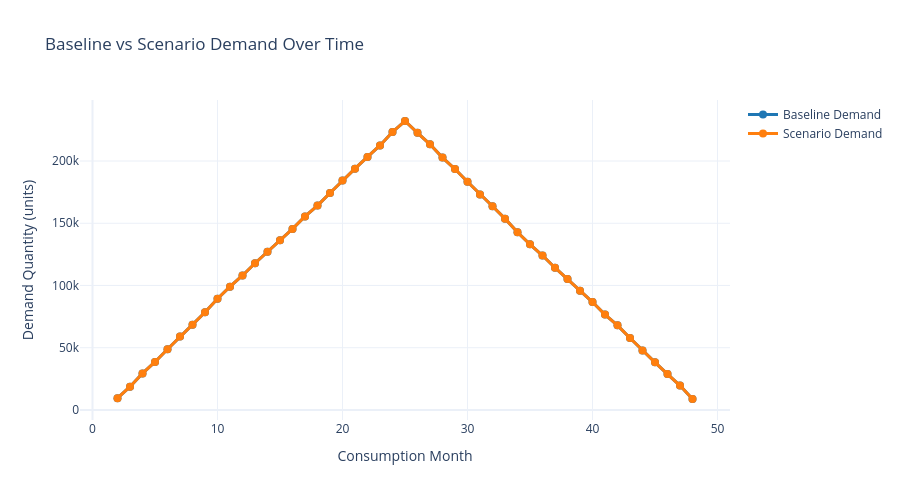

This figure's notebook cell:
### Markdown cell above
## Section 4: Visualization & Interactive Presentation (Task 6)

Now we'll create interactive visualizations showing the baseline vs scenario demand.

### Code cell
# Aggregate demand by month for visualization
monthly_baseline = baseline_demand.groupby('CONSUMPTION_MONTH')['DEMAND_QTY'].sum().reset_index()
monthly_baseline.columns = ['Month', 'Baseline_Demand']

monthly_scenario = scenario_demand.groupby('CONSUMPTION_MONTH')['DEMAND_QTY'].sum().reset_index()
monthly_scenario.columns = ['Month', 'Scenario_Demand']

monthly_comparison = monthly_baseline.merge(monthly_scenario, on='Month')
monthly_comparison['Variance'] = monthly_comparison['Scenario_Demand'] - monthly_comparison['Baseline_Demand']

# Chart 1: Baseline vs Scenario Demand Over Time
fig1 = go.Figure()

fig1.add_trace(go.Scatter(
    x=monthly_comparison['Month'],
    y=monthly_comparison['Baseline_Demand'],
    mode='lines+markers',
    name='Baseline Demand',
    line=dict(color='#1f77b4', width=3),
    marker=dict(size=8)
))

fig1.add_trace(go.Scatter(
    x=monthly_comparison['Month'],
    y=monthly_comparison['Scenario_Demand'],
    mode='lines+markers',
    name='Scenario Demand',
    line=dict(color='#ff7f0e', width=3),
    marker=dict(size=8)
))

fig1.update_layout(
    title='Baseline vs Scenario Demand Over Time',
    xaxis_title='Consumption Month',
    yaxis_title='Demand Quantity (units)',
    hovermode='x unified',
    template='plotly_white',
    height=500
)

fig1.show()

### Figure 1 — Plotly figure (JSON) as saved in the notebook; plotly's stock layout.template omitted (floating-point values rounded to 4 significant figures)
{"data": [{"line": {"color": "#1f77b4", "width": 3}, "marker": {"size": 8}, "mode": "lines+markers", "name": "Baseline Demand", "type": "scatter", "x": [2, 3, 4, 5, 6, 7, 8, 9, 10, 11, 12, 13, 14, 15, 16, 17, 18, 19, 20, 21, 22, 23, 24, 25, 26, 27, 28, 29, 30, 31, 32, 33, 34, 35, 36, 37, 38, 39, 40, 41, 42, 43, 44, 45, 46, 47, 48], "y": [9485, 18719, 29379, 38587, 48829, 59048, 68507, 78443, 89395, 99085, 108065, 117867, 127031, 136294, 145463, 155531, 164193, 174352, 184343, 193887, 203293, 212527, 223350, 232157, 222672, 213438, 202778, 193570, 183328, 173109, 163650, 153714, 142762, 133072, 124092, 114290, 105126, 95863, 86694, 76626, 67964, 57805, 47814, 38270, 28864, 19630, 8807]}, {"line": {"color": "#ff7f0e", "width": 3}, "marker": {"size": 8}, "mode": "lines+markers", "name": "Scenario Demand", "type": "scatter", "x": [2, 3, 4, 5, 6, 7, 8, 9, 10, 11, 12, 13, 14, 15, 16, 17, 18, 19, 20, 21, 22, 23, 24, 25, 26, 27, 28, 29, 30, 31, 32, 33, 34, 35, 36, 37, 38, 39, 40, 41, 42, 43, 44, 45, 46, 47, 48], "y": [9485, 18719, 29379, 38587, 48829, 59048, 68507, 78443, 89395, 99085, 108065, 117867, 127031, 136294, 145463, 155531, 164193, 174352, 184343, 193887, 203293, 212527, 223350, 232157, 222672, 213438, 202778, 193570, 183328, 173109, 163650, 153714, 142762, 133072, 124092, 114290, 105126, 95863, 86694, 76626, 67964, 57805, 47814, 38270, 28864, 19630, 8807]}], "layout": {"height": 500, "hovermode": "x unified", "title": {"text": "Baseline vs Scenario Demand Over Time"}, "xaxis": {"title": {"text": "Consumption Month"}}, "yaxis": {"title": {"text": "Demand Quantity (units)"}}}}
